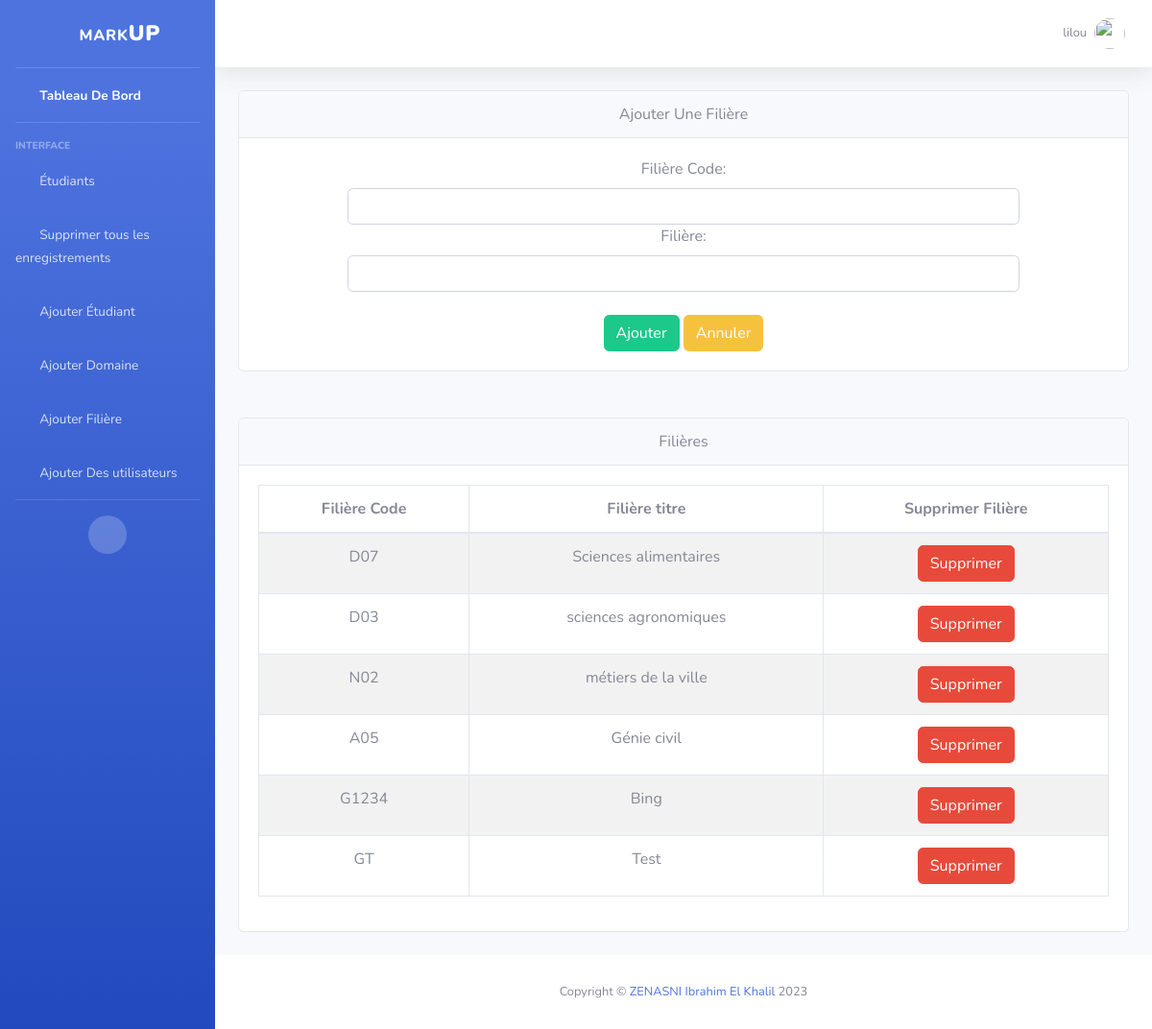
Page /ajouter-filiere/ (signed in) on the earlier database version.
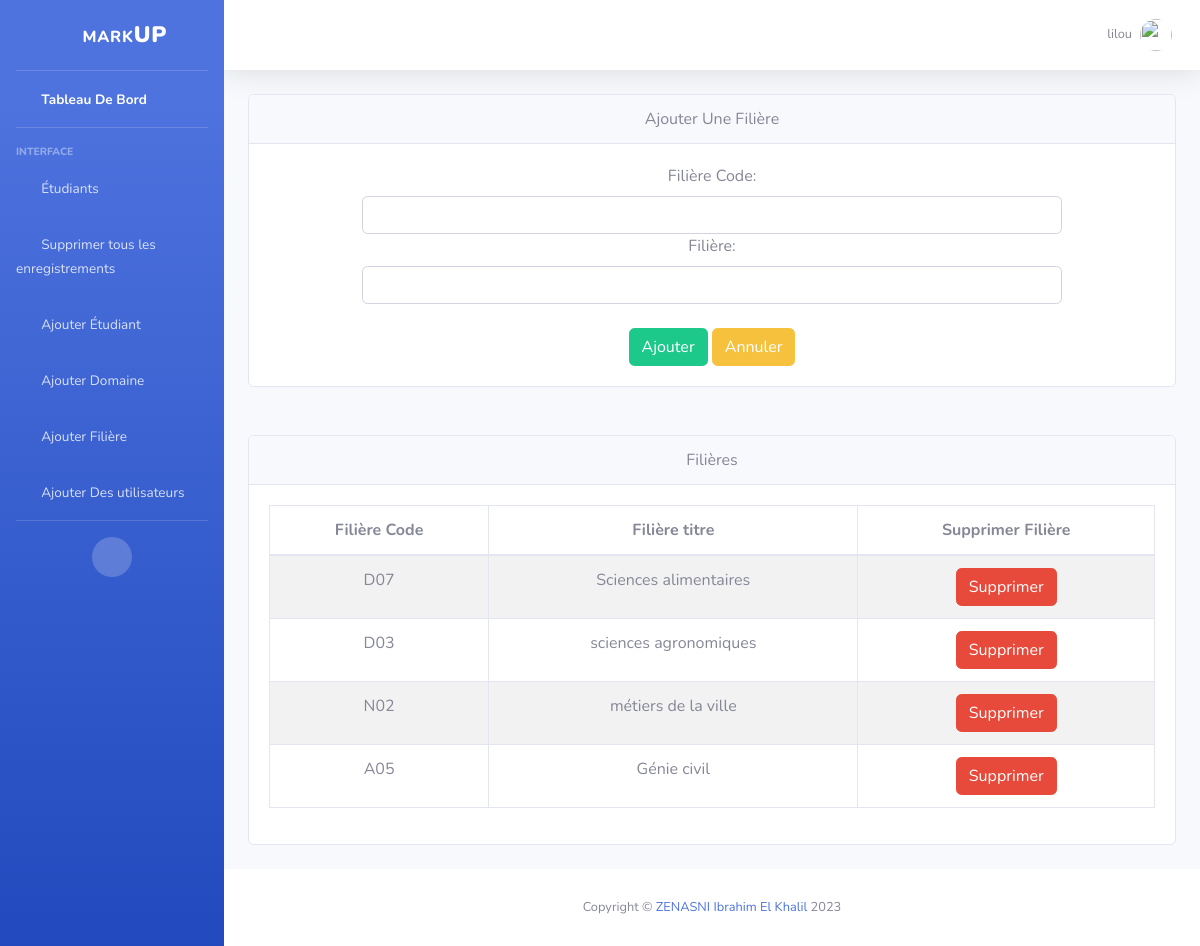
Same page on the later database version.
### base/models.py (models this page shows, shortened)
class Filiere(models.Model):
    code = models.CharField(max_length=100,primary_key=True)
    nom =  models.CharField(max_length=200)
    specialite = models.CharField(max_length=200)

### base/views.py (the view, shortened to what this page needs)
# urls.py: path('ajouter-filiere/',views.addFiliere, name='ajouter-filiere'),
@login_required(login_url='/login/')
@permission_required('base.add_filiere')
def addFiliere(request):
    filieres = Filiere.objects.all()
    form = FiliereForm()
    context={
        'form':form,
        'filieres':filieres
    }
    return render(request, 'base/filiere.html',context)

### base/forms.py
class FiliereForm(ModelForm):
    class Meta:
        model = Filiere
        fields = '__all__'

### base/templates/base/filiere.html (shortened to what this page needs)
{% extends 'index.html' %}
{% load widget_tweaks %}
{% block content %}
    <div class="card mb-4 delete text-center">
      <div class="card-header">Ajouter Une Filière</div>
      <div class="card-body">
        <center>
          <div class="set_width">
            <center>
                <form action="" method="post">
                  <label for="">Filière Code:</label>
                  {% render_field form.code class+="form-control" %}
                  <label for="">Filière:</label>
                  {% render_field form.nom class+="form-control" %}
                  <br>
                  <input type="submit" value="Ajouter" class="btn btn-success" />
                  <a
                    href="{% url 'base:dashboard' %}"
                    class="btn btn-warning"
                    id="annuler"
                    >Annuler</a
                  >
                </form>
              </center>
        </div>
        </center>
      </div>
    </div>
    <br>
    <div class="card mb-4 delete text-center">
      <div class="card-header">Filières</div>
      <div class="card-body">
        <div class="table-responsive">
          {% if not filieres %}
          <center>
            <h1>Aucun Filière</h1>
          </center>
          {% else %}
          <table
            class="table table-bordered table-striped"
            id="dataTable"
            width="100%"
            cellspacing="0"
          >
            <thead>
              <tr>
                <th>Filière Code</th>
                <th>Filière titre</th>
                <th>Supprimer Filière</th>
              </tr>
            </thead>
            <tbody>
              {% for filiere in filieres %}
              <tr>
                <td>{{filiere.code}}</td>
                <td>{{filiere.nom}}</td>
                <td> <a href="{% url 'base:sup-filiere' filiere.code %}" class="btn btn-danger">Supprimer</a> </td>
              </tr>
              {% endfor %}
            </tbody>
          </table>
          {% endif %}
        </div>
      </div>
    </div>
{% endblock %}

Differences in the rows shown:
removed Filiere: code "G1234", nom "Bing"
removed Filiere: code "GT", nom "Test"
